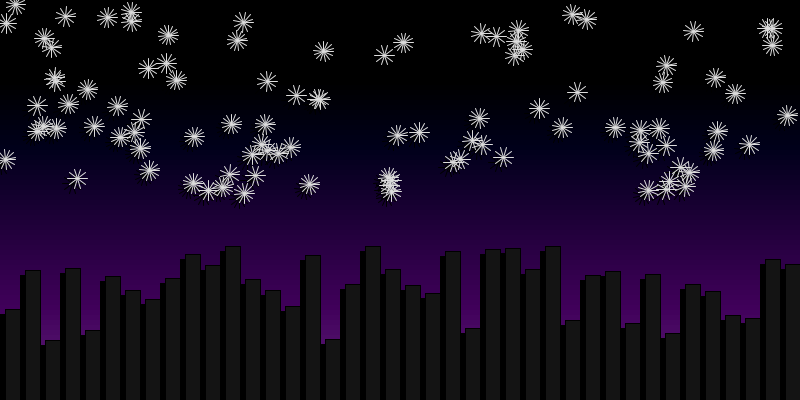
Frame 1 (no input)
Frame 60 (the mouse pressed at the canvas centre just before this capture): identical to frame 1, image omitted
Frame 120 (the mouse held since frame 60 and released just before this capture): identical to frame 1, image omitted

The Processing sketch that drew this single still picture (run headless with seeded random() and noise(); from frame 60 on, the mouse is pressed at the canvas centre):

// Processing sketch: Lab5
// ── Lab5.pde
//Creates arrays that holds information for all of the randomly generated stars
float[] starx = new float[0];
float[] stary = new float[0];
int[] starlines = new int[0];

void setup(){
  size(800, 400);
  //Draws the gradient background
  //background(90, 36, 126);
  for (int i = 0; i < 400; i += 5){
    noStroke();
    fill(100 - 2*i/5, 36 - 2*i/5, 126 - 2*i/5);
    rect(0, 400 - i, 800, -5);
  }
  //Creates random buildings
  drawBuildings();
  
  //First: draws black shadow of star; second: draws white star on top
  for (int i = 0; i < 100; i++){
    drawStars(random(800), random(200), int(random(20, 30)), 0);
  }
  for (int i = 0; i < 100; i++){
    drawStars(starx[i] + 5, stary[i] - 5, starlines[i], 220);
  }
}

void draw(){
  
}

//Creates randomly generated stars
void drawBuildings(){
  for (int i = 0; i < 800; i += 20){
    fill(0);
    stroke(0);
    float rand = random(250, 350);
    rect(i, rand, 20, 400 - rand);
    fill(20);
    rect(i + 5, rand - 5, 20 - 5, 400 - rand + 5);
  }
}

//Draws randomly generated stars
void drawStars(float x, float y, int lines, int c){
  float t = 0;
  for (int i = 0; i < lines; i++){
    stroke(c);
    line(x - 5, y + 5, x + 10*cos(t) - 5, y + 10*sin(t) + 5);
    t += 4*PI/lines;
    i++;
  }
  
  //add information to the arrays
  starx = append(starx, x);
  stary = append(stary, y);
  starlines = append(starlines, lines);
}
